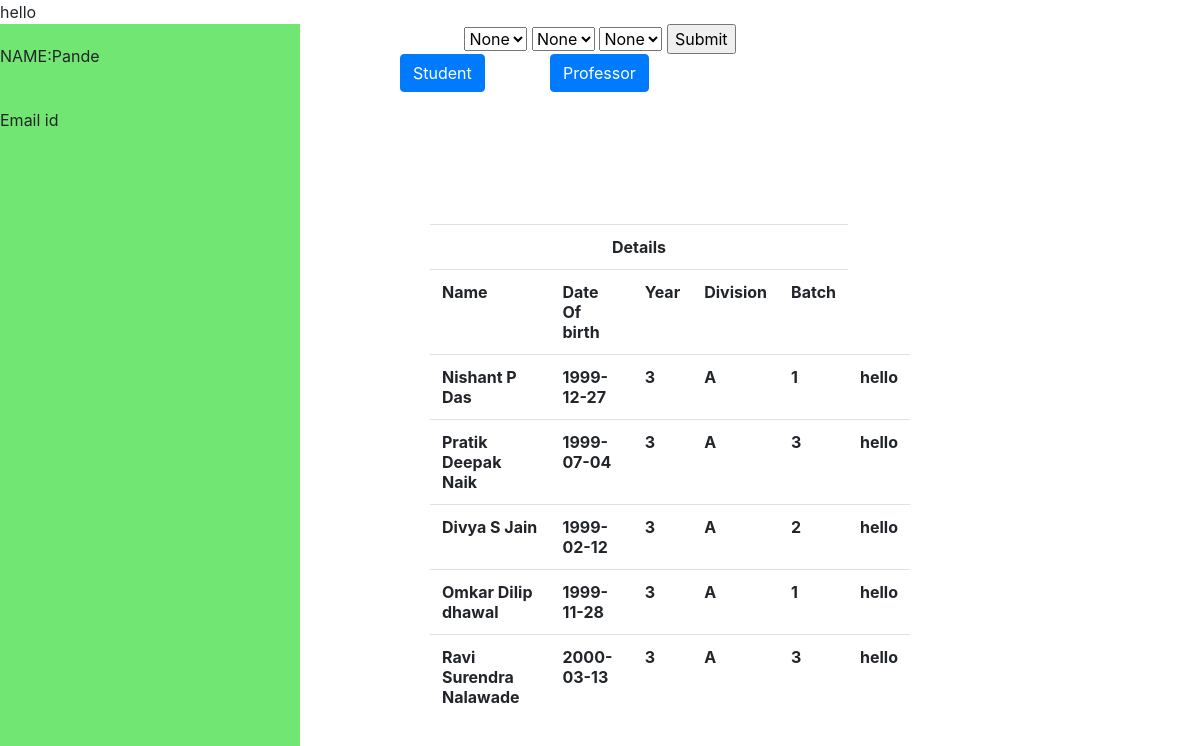
Page /hod.php on the committed database.
### tables this page shows
CREATE TABLE `students` (
  `student_id` int(11) NOT NULL,
  `First` varchar(100) NOT NULL,
  `Middle` varchar(100) NOT NULL,
  `Last` varchar(100) NOT NULL,
  `Mother` varchar(100) NOT NULL,
  `Date_of_birth` date NOT NULL,
  `Blood_grp` varchar(4) NOT NULL,
  `Study_year` int(4) NOT NULL,
  `Admission_year` int(255) NOT NULL,
  `Division` varchar(1) NOT NULL,
  `Roll_no` int(100) NOT NULL,
  `Batch` int(1) NOT NULL
);

### hod.php (the view, shortened to what this page needs)
<html>
<head>
<link rel="stylesheet" href="https://stackpath.bootstrapcdn.com/bootstrap/4.3.1/css/bootstrap.min.css">
<link rel="stylesheet" href="https://maxcdn.bootstrapcdn.com/font-awesome/4.7.0/css/font-awesome.min.css">
    <?php
$servername="localhost";
$conn = mysqli_connect($servername,"root","","computer_dept") ;
$query = "select * from students ";
$stud=mysqli_query($conn,$query);
?>
</head>
<body>
    <div class="base" style="position:relative;">
        <div class="options">
            <p>NAME:Pande</p>
            <br>
            <p>Email id</p>
        </div>
        <button onclick="fstudents()" class="btn btn-primary" style="position:absolute; left:400px; top:30px; ">Student</button>
        <button onclick="fprofessor()" class="btn btn-primary" style="position:absolute; left:550px; top:30px; ">Professor</button>
        <div id="students">
        <form name="selection" action="hod.php" method="post" style="text-align:center;">
        <select name="Year">
            <option value="_">None</option>
        </select>
        <select name="Division">
            <option value="_">None</option>
        </select>
        <select name="Batch">
            <option value="_">None</option>
        </select>
        <input type="submit" name="submit" onclick="fstudents()">
        </form>
            <table class="table table-hover" style="height:50%; width:40%; left:430px; top:200px; position:absolute; ">
                <tbody>
                    <tr>
                    <th colspan="5" style="text-align: center;">Details</th>
                    </tr>
                    <tr>
                            <th>Name</th>
                            <th>Date Of birth</th>
                            <th>Year</th>
                            <th>Division</th>
                            <th>Batch</th>
                    <tr>
                    <?php
                    while($rows=mysqli_fetch_assoc($stud)){
                        echo('
                        <tr class="clickrow" data-href="student_infohod.php?id='.$rows["student_id"].'">
                            <th>'.$rows["First"].' '.$rows["Middle"].' '.$rows["Last"] .'</th>
                            <th>'.$rows["Date_of_birth"].'</th>
                            <th>'.$rows["Study_year"]. '</th>
                            <th>'.$rows["Division"].'</th>
                            <th>'.$rows["Batch"].'</th>
                            <th>hello</th>
                        </tr>');
                    }
                    ?>
                </tbody>
            </table>
        </div>
    </div>
</body>
</html>

### hod.php (style rules this page uses)
.options { height: 100%; width: 25%; position: fixed; left: 0; background-color: rgb(114, 230, 114); overflow-x: hidden; padding-top: 20px; }

### rows in the picture
students: First "Nishant", Middle "P", Last "Das", Date_of_birth "1999-12-27", Study_year "3", Division "A", Batch "1"
students: First "Pratik", Middle "Deepak", Last "Naik", Date_of_birth "1999-07-04", Study_year "3", Division "A", Batch "3"
students: First "Divya", Middle "S", Last "Jain", Date_of_birth "1999-02-12", Study_year "3", Division "A", Batch "2"
students: First "Omkar", Middle "Dilip", Last "dhawal", Date_of_birth "1999-11-28", Study_year "3", Division "A", Batch "1"
students: First "Ravi", Middle "Surendra", Last "Nalawade", Date_of_birth "2000-03-13", Study_year "3", Division "A", Batch "3"
